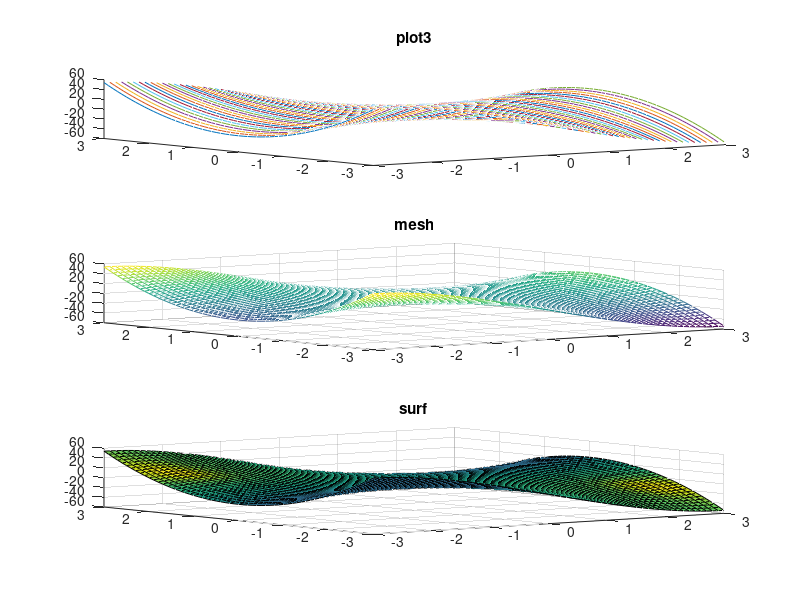

Write MATLAB code to recreate this figure.
x=-3:0.1:3;
y=-3:0.1:3;
[x,y]=meshgrid(x,y);
z=x.^3-3.*x.*y.*y;

subplot(3,1,1)
plot3(x,y,z)
title('plot3')

subplot(3,1,2)
mesh(x,y,z)
title('mesh')

subplot(3,1,3)
surfl(x,y,z)
title('surf')